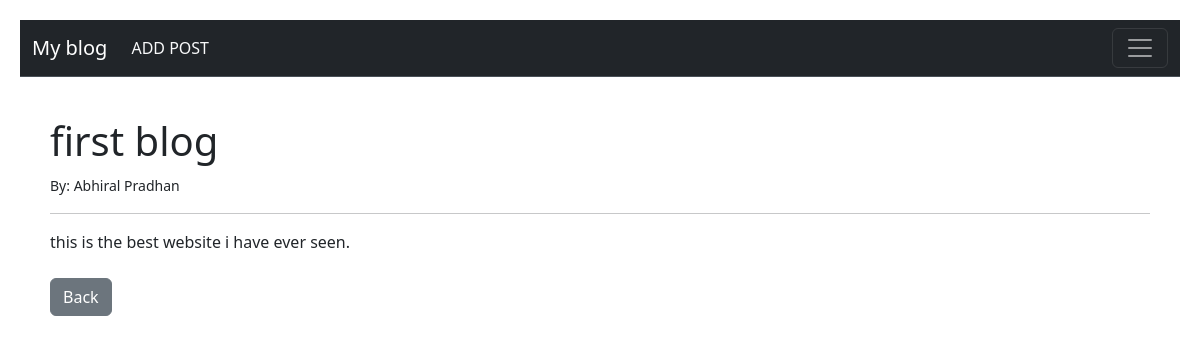
The app's page /article/1 with its own data.
### theblog/models.py (models this page shows, shortened)
class Post(models.Model):
    title = models.CharField(max_length=255)
    author = models.ForeignKey(User, on_delete=models.CASCADE)
    body = models.TextField()

### theblog/views.py (the view)
# urls.py: path('article/<int:pk>',ArticleDetail.as_view(),name ="article-detail"),
class ArticleDetail(DetailView):
    model = Post
    template_name = 'article_detail.html'

### theblog/templates/article_detail.html (shortened to what this page needs)
{% extends "base.html" %}
{%block content%}
<h1>{{post.title}}</h1>
<small>By: {{post.author.first_name}} {{post.author.last_name}}</small>
<hr>
{{post.body}}
<br><br>
<a href="{% url 'home' %}"class="btn btn-secondary">Back</a>
{%endblock content%}

### theblog/templates/base.html (style rules this page uses)
body { padding: 20px; }

### records on screen
Post: title "first blog", author.first_name "Abhiral", author.last_name "Pradhan", body "this is the best website i have ever seen."
